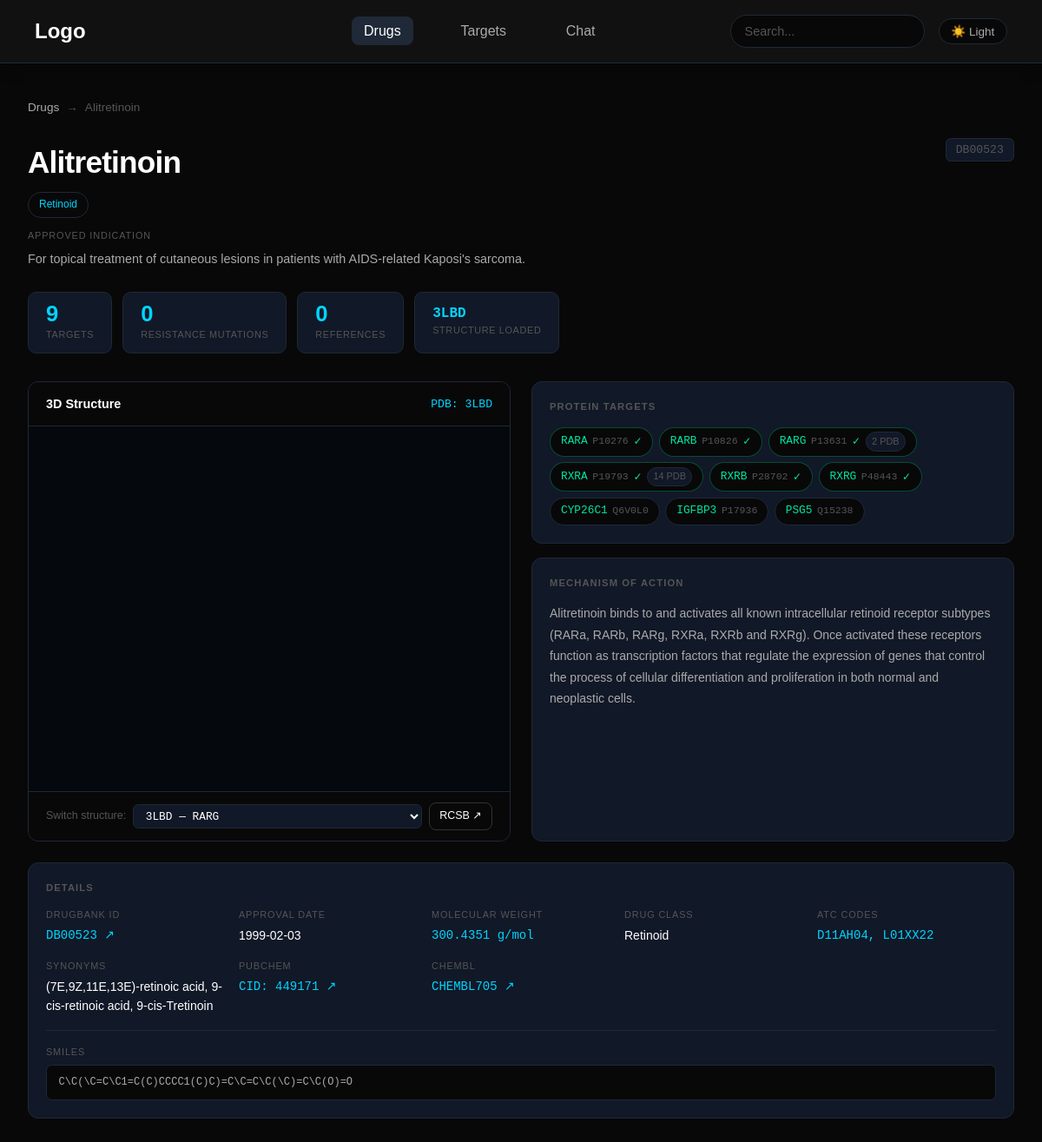
The page /drugs/DB00523 on the database as committed earlier.
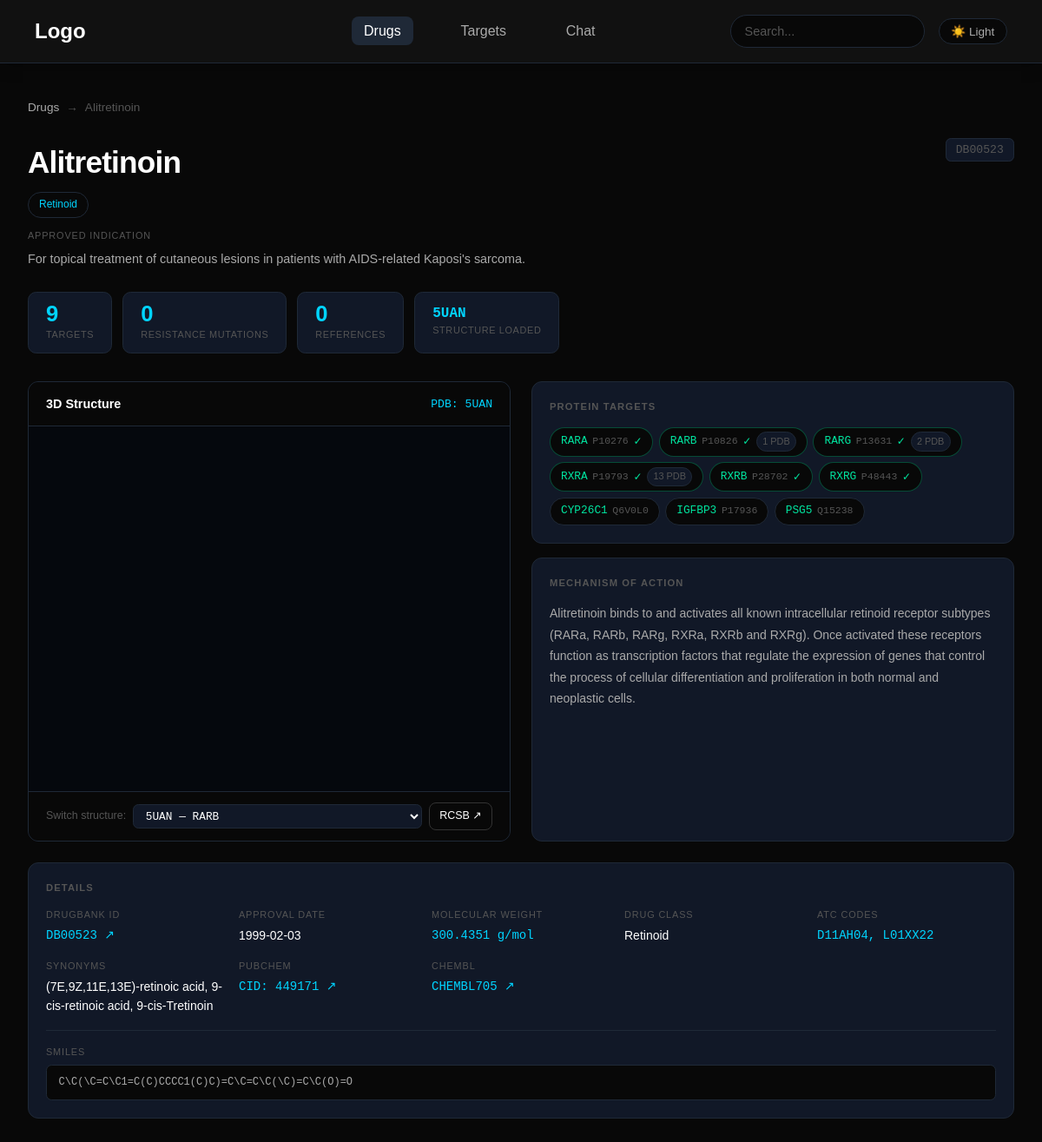
The same page on the database as committed later.
### tables this page shows
CREATE TABLE drug_target_links (
    id                   INTEGER PRIMARY KEY AUTOINCREMENT,
    drugbank_id          TEXT NOT NULL REFERENCES drugs(drugbank_id) ON DELETE CASCADE,
    uniprot_accession    TEXT NOT NULL REFERENCES targets(uniprot_accession) ON DELETE CASCADE,
    actions              TEXT,
    known_action         TEXT,
    pdb_ids              TEXT,
    UNIQUE (drugbank_id, uniprot_accession)
);

CREATE TABLE targets (
    uniprot_accession    TEXT PRIMARY KEY,
    gene_name            TEXT NOT NULL,
    protein_name         TEXT,
    general_function     TEXT,
    cellular_location    TEXT,
    created_at           TEXT DEFAULT (datetime('now'))
);

### app/routers/drugs.py (the view)
@router.get("/drugs/{drugbank_id}", response_class=HTMLResponse)
def drug_detail(request: Request, drugbank_id: str):
    drug = get_drug_by_id(drugbank_id)
    if not drug:
        raise HTTPException(status_code=404, detail="Drug not found")
    viewer_pdb_id = None
    viewer_target = None
    for target in drug.get("targets", []):
        if target.get("pdb_ids"):
            viewer_pdb_id = target["pdb_ids"][0]
            viewer_target = target
            if target.get("known_action") == "yes":
                break
    return templates.TemplateResponse(
        request=request,
        name="drugs/detail.html",
        context={
            "drug": drug,
            "viewer_pdb_id": viewer_pdb_id,
            "viewer_target": viewer_target,
        },
    )

### app/templates/drugs/detail.html (shortened to what the changed rows need)
{% extends "base.html" %}
{% block extra_styles %}
<link rel="stylesheet" href="/static/css/pages/detail.css">
{% endblock %}
{% block content %}
<div class="detail-page">
    <div class="drug-header">
        <div class="drug-header-left">
            <h1>{{ drug.name }}</h1>
        </div>
    </div>
    <div class="stat-chips">
            {% set ref_ns = namespace(total=drug.pubmed_ids|length) %}
            {% for mut in drug.resistance_mutations %}
            {% if mut.pubmed_refs %}
            {% set ref_ns.total = ref_ns.total + mut.pubmed_refs|length %}
            {% endif %}
            {% endfor %}
        {% if viewer_pdb_id %}
        <div class="stat-chip">
            <span class="chip-value mono">{{ viewer_pdb_id|upper }}</span>
            <span class="chip-label">Structure Loaded</span>
        </div>
        {% endif %}
    </div>
    <div class="detail-grid">
        <div class="viewer-card">
            <div class="viewer-header">
                <span class="viewer-title">3D Structure</span>
                {% if viewer_pdb_id %}
                <span class="viewer-pdb">PDB: {{ viewer_pdb_id|upper }}</span>
                {% else %}
                <span class="dim">No structure available</span>
                {% endif %}
            </div>
            {% if viewer_pdb_id %}
            <div class="viewer-controls">
                <span class="dim" style="font-size:0.78rem;">
                    Switch structure:
                </span>
                <select class="pdb-select" onchange="loadStructure(this.value)">
                    {% for target in drug.targets %}
                    {% for pdb in target.pdb_ids %}
                    <option value="{{ pdb }}" {% if pdb==viewer_pdb_id %}selected{% endif %}>
                        {{ pdb|upper }} — {{ target.gene_name }}
                    </option>
                    {% endfor %}
                    {% endfor %}
                </select>
                <a id="rcsbLink" href="https://www.rcsb.org/structure/{{ viewer_pdb_id|upper }}" target="_blank"
                    class="btn secondary" style="padding:0.3rem 0.7rem; font-size:0.78rem;">
                    RCSB ↗
                </a>
            </div>
            {% endif %}
        </div>
        <div class="info-column">
            <div class="info-card">
                <div class="target-pills">
                    {% for target in drug.targets %}
                    <a href="/targets/{{ target.uniprot_accession }}"
                        class="target-pill {% if target.known_action == 'yes' %}confirmed{% endif %}">
                        <span class="target-gene">{{ target.gene_name }}</span>
                        <span class="target-uniprot">{{ target.uniprot_accession }}</span>
                        {% if target.known_action == 'yes' %}
                        <span class="confirmed-tick">✓</span>
                        {% endif %}
                        {% if target.pdb_ids %}
                        <span class="pdb-count">{{ target.pdb_ids|length }} PDB</span>
                        {% endif %}
                    </a>
                    {% endfor %}
                </div>
            </div>
        </div>
    </div>
                        {% set short_syns = [] %}
                        {% for syn in drug.synonyms %}
                        {% if syn|length < 30 %} {% set _=short_syns.append(syn) %} {% endif %} {% endfor %} {{
</div>
{% endblock %}
{% block extra_scripts %}
{% if viewer_pdb_id %}
<link rel="stylesheet" href="https://cdn.jsdelivr.net/npm/molstar@latest/build/viewer/molstar.css">
{% endif %}
{% endblock %}

Rows that differ between the two databases and show on the page:
changed drug_target_links "RARB": pdb_ids|length (not shown) → "1"
changed drug_target_links "RXRA": pdb_ids|length "14" → "13"
Other text that changed with them:
{{ viewer_pdb_id|upper }}: "3LBD" → "5UAN"
form field value: "3LBD — RARG" → "5UAN — RARB"
